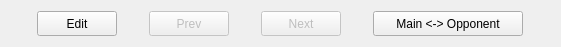
       <widget class="QWidget" name="layoutWidget">
        <property name="geometry">
         <rect>
          <x>10</x>
          <y>20</y>
          <width>561</width>
          <height>41</height>
         </rect>
        </property>
        <layout class="QHBoxLayout" name="horizontalLayout_2">
         <item>
          <widget class="QPushButton" name="pushButtonVisionHSVCalibrationEdit">
           <property name="minimumSize">
            <size>
             <width>80</width>
             <height>25</height>
            </size>
           </property>
           <property name="maximumSize">
            <size>
             <width>80</width>
             <height>25</height>
            </size>
           </property>
           <property name="text">
            <string>Edit</string>
           </property>
          </widget>
         </item>
         <item>
          <widget class="QPushButton" name="pushButtonVisionHSVCalibrationPrev">
           <property name="enabled">
            <bool>false</bool>
           </property>
           <property name="minimumSize">
            <size>
             <width>80</width>
             <height>25</height>
            </size>
           </property>
           <property name="maximumSize">
            <size>
             <width>80</width>
             <height>25</height>
            </size>
           </property>
           <property name="text">
            <string>Prev</string>
           </property>
          </widget>
         </item>
         <item>
          <widget class="QPushButton" name="pushButtonVisionHSVCalibrationNext">
           <property name="enabled">
            <bool>false</bool>
           </property>
           <property name="minimumSize">
            <size>
             <width>80</width>
             <height>25</height>
            </size>
           </property>
           <property name="maximumSize">
            <size>
             <width>80</width>
             <height>25</height>
            </size>
           </property>
           <property name="text">
            <string>Next</string>
           </property>
          </widget>
         </item>
         <item>
          <widget class="QPushButton" name="pushButtonVisionHSVCalibrationSwap">
           <property name="minimumSize">
            <size>
             <width>100</width>
             <height>25</height>
            </size>
           </property>
           <property name="maximumSize">
            <size>
             <width>150</width>
             <height>25</height>
            </size>
           </property>
           <property name="text">
            <string>Main &lt;-&gt; Opponent</string>
           </property>
          </widget>
         </item>
        </layout>
       </widget>
